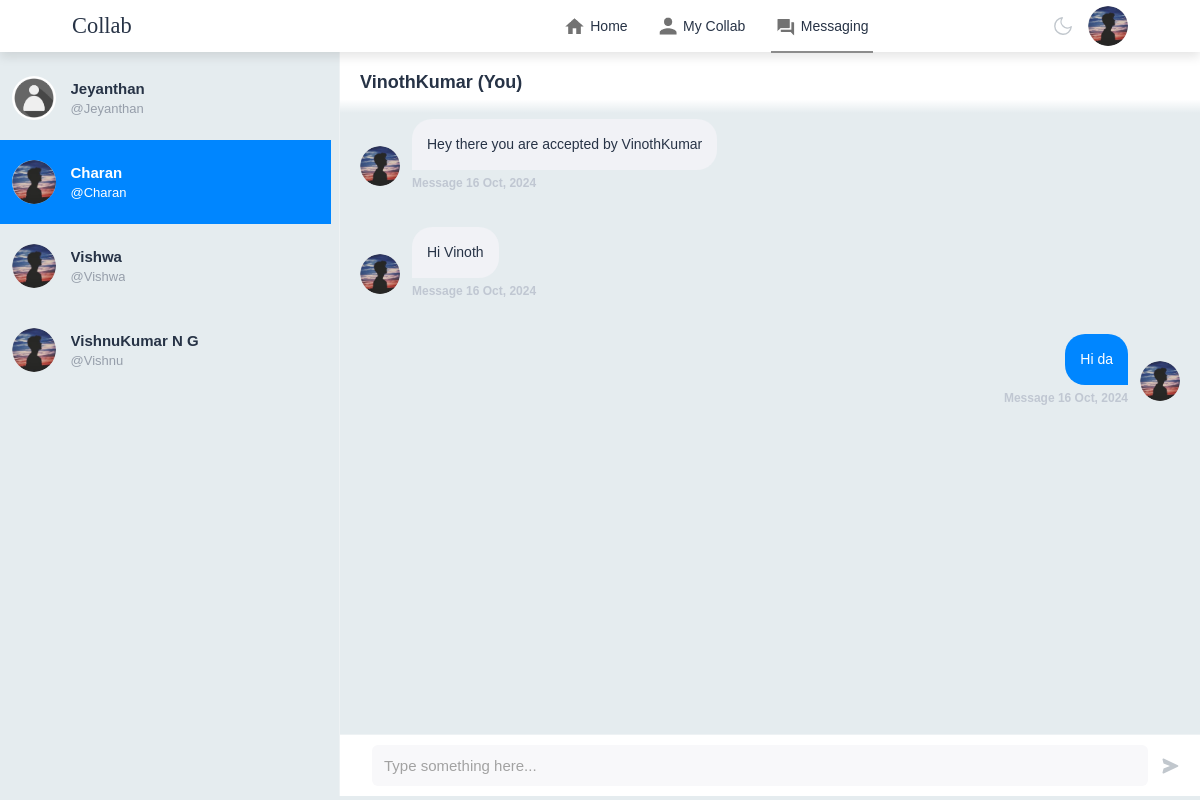
Screenshot of /msg/Charan (signed in) with the database file from the repository.
### MyApp/models.py (models this page shows, shortened)
class Profile(models.Model):
    user = models.OneToOneField(User, on_delete=models.CASCADE)
    profile_pic = models.ImageField(null=True,blank=True,default="UI/user-vector.jpg")
    first_name = models.CharField(max_length=50, null = True, blank = True)
    department = models.CharField(max_length=50, null = True, blank = True)
    skills = models.CharField(max_length=500, null = True, blank = True)
    bio = models.TextField(max_length=150, null = True, blank = True,default="A Collaborative Person")
    created = models.DateField(auto_now_add=True)

class Message(models.Model):
    user = models.ForeignKey(User, on_delete=models.CASCADE, related_name="user")
    sender = models.ForeignKey(User, on_delete=models.CASCADE, related_name="from_user")
    reciepient = models.ForeignKey(User, on_delete=models.CASCADE, related_name="to_user")
    body = models.TextField(null=True)
    date = models.DateTimeField(auto_now_add=True)
    is_read = models.BooleanField(default=False)
    def get_message(user):
        users = []
        messages = Message.objects.filter(user=user).values('reciepient').annotate(last=Max('date')).order_by('-last')
        for message in messages:
            users.append({
                'user': User.objects.get(pk=message['reciepient']),
                'last': message['last'],
                'unread': Message.objects.filter(user=user, reciepient__pk=message['reciepient'], is_read=False).count()
            })
        return users

### MyApp/views.py (the view)
# urls.py: path('msg/<username>', views.Directs, name="directs"),
@login_required
def Directs(request, username):
    user  = request.user
    messages = Message.get_message(user=user)
    active_direct = username
    directs = Message.objects.filter(user=user, reciepient__username=username)
    directs.update(is_read=True)
    for message in messages:
            if message['user'].username == username:
                message['unread'] = 0
    context = {
        'directs': directs,
        'messages': messages,
        'active_direct': active_direct,
    }
    return render(request, 'msg/messaging.html', context)

### templates/msg/messaging.html (shortened to what this page needs)
{% load static %}
<!DOCTYPE html>
<html lang="en">
<head>
    <link rel="stylesheet" href="{% static 'css/home.css' %}">
    <link rel="stylesheet" href="{% static 'css/messaging.css' %}">
</head>
<body>
    <nav class="navbar">
        <div class="navbar-left">
            <a href="{% url 'home' %}" id="logo">Collab</a>
        </div>
        <div class="navbar-center">
            <ul>
                <li><a href="{% url 'home' %}"><img src="{% static 'images/UI/home.png' %}" alt=""><span>Home</span></img></a></li>
                <li><a href="{% url 'my_collab' %}"><img src="{% static 'images/UI/network.png' %}" alt=""><span>My Collab</span></img></a></li>
                <li><a href="{% url 'messaging' %}" class="active-link"><img src="{% static 'images/UI/message.png' %}" alt=""><span>Messaging</span></img></a></li>
            </ul>
        </div>
        <div class="navbar-right">
            <div class="user-settings">
                <div class="dark-light">
                 <svg viewBox="0 0 24 24" stroke="currentColor" stroke-width="1.5" fill="none" stroke-linecap="round" stroke-linejoin="round">
                  <path d="M21 12.79A9 9 0 1111.21 3 7 7 0 0021 12.79z" /></svg>
                </div>
            <div class="online">
                <img src="{{request.user.profile.profile_pic.url}}" class="nav-profile-img" onclick="toggleMenu()">
            </div>
        </div>
    </nav>
    <div class="wrapper">
        <div class="conversation-area">
            {% for message in messages %}
                <a href="{% url 'directs' message.user.username %}">
                    <div class="msg {% if active_direct == message.user.username %}active{% endif %}">
                        <img class="msg-profile" src="{{ message.user.profile.profile_pic.url }}" alt="" />
                        <div class="msg-detail">
                            <div class="msg-username">{{message.user.profile.first_name}}</div>
                            <div class="msg-content">
                                <span class="msg-message">@{{message.user.username}}</span>
                           </div>
                        </div>
                    </div>
                </a>
			{% endfor %}
        </div>
        <div class="chat-area">
         <div class="chat-area-header">
          <div class="chat-area-title">{{user}} (You)</div>
         </div>
         <div class="chat-area-main">
            {% for direct in directs %}
                {% if direct.sender == request.user %}
                    <div class="chat-msg owner">
                    <div class="chat-msg-profile">
                        <img class="chat-msg-img" src="{{ direct.sender.profile.profile_pic.url }}" alt="">
                        <div class="chat-msg-date">Message {{direct.date|date:"d M, Y"}}</div>
                    </div>
                    <div class="chat-msg-content">
                        <div class="chat-msg-text">{{direct.body}}</div>
                    </div>
                    </div>
                {% else %}
                <div class="chat-msg">
                    <div class="chat-msg-profile">
                        <img class="chat-msg-img" src="{{ direct.sender.profile.profile_pic.url }}" alt="">
                        <div class="chat-msg-date">Message {{direct.date|date:"d M, Y"}}</div>
                    </div>
                    <div class="chat-msg-content">
                        <div class="chat-msg-text">{{direct.body}}</div>
                    </div>
                </div>
                {% endif %}
            {% endfor %}
         </div>
            <form method="POST" action="{% url 'send-directs' %}" class="chat-area-footer">
                <input type="text" name="body" required placeholder="Type something here..." />
                <svg id="submitButton-svg" xmlns="http://www.w3.org/2000/svg" width="24" height="24" viewBox="0 0 24 24"><path d="m21.426 11.095-17-8A1 1 0 0 0 3.03 4.242l1.212 4.849L12 12l-7.758 2.909-1.212 4.849a.998.998 0 0 0 1.396 1.147l17-8a1 1 0 0 0 0-1.81z"></path></svg>
            </form>
        </div>
       </div>
</body>
</html>

### static/css/home.css (style rules this page uses)
:root { --body-bg-color: #e5ecef; --theme-bg-color: #fff; --settings-icon-hover: #9fa7ac; --developer-color: #f9fafb; --input-bg: #f8f8fa; --input-chat-color: #a2a2a2; --border-color: #eef2f4; --body-font: "Manrope", sans-serif; --body-color: #273346; --settings-icon-color: #c1c7cd; --msg-message: #969eaa; --chat-text-bg: #f1f2f6; --theme-color: #0086ff; --msg-date: #c0c7d2; --button-bg-color: #f0f7ff; --button-color: var(--theme-color); --detail-font-color: #919ca2; --msg-hover-bg: rgba(238, 242, 244, 0.4); --active-conversation-bg: linear-gradient( to right, rgba(238, 242, 244, 0.4) 0%, rgba(238, 242, 244, 0) 100% ); --overlay-bg: linear-gradient( to bottom, rgba(255, 255, 255, 0) 0%, rgba(255, 255, 255, 1) 65%, rgba(255, 255, 255, 1) 100% ); --chat-header-bg: linear-gradient( to bottom, rgba(255, 255, 255, 1) 0%, rgba(255, 255, 255, 1) 78%, rgba(255, 255, 255, 0) 100% ); }
* { margin: 0; padding: 0; font-family: 'Poppins', sans-serif; box-sizing: border-box; }
body { background-color: var(--body-bg-color) !important; font-family: var(--body-font); color: var(--body-color); }
a { text-decoration: none; color: var(--body-color);; }
.navbar { display: flex; align-items: center; justify-content: space-between; background-color: var(--theme-bg-color); padding: 6px 6%; position: sticky; top: 0; z-index: 100; box-shadow: 0 5px 10px rgba(0,0,0,0.1); }
#logo { font-family: 'logo' , serif; font-size: 1.4em; color: var(--body-color); }
.navbar-center ul li { display: inline-block; list-style: none; }
.navbar-center ul li a { display: flex; align-items: center; font-size: 14px; margin: 5px 8px; padding-right: 5px; position: relative; }
.navbar-center ul li a img { width: 30px; }
.navbar-center ul li a::after { content: ''; width: 0; height: 2px; background: #8c8c8c; position: absolute; bottom: -12px; transition: width 0.3s; }
.navbar-center ul li a:hover::after, .navbar-center ul li a.active-link::after { width: 100%; }
.nav-profile-img { width: 40px; border-radius: 50%; display: block; cursor: pointer; position: relative; }
.online { position: relative; }
.navbar-left { display: flex; align-items: center; }
::placeholder { font-weight: 500; }
.user-settings { display: flex; align-items: center; cursor: pointer; margin-left: auto; flex-shrink: 0; }
.user-settings > * + * { margin-left: 14px; }
.dark-light { width: 22px; height: 22px; color: var(--settings-icon-color); flex-shrink: 0; }
.dark-light > svg { width: 100%; fill: transparent; transition: 0.5s; }
.msg { z-index: 1001; position: absolute; top: 5%; right: 2.5%; }

### rows the page displays
Message: sender.profile.profile_pic (picture), date "16 Oct, 2024", body "Hey there you are accepted by VinothKumar"
Message: sender.profile.profile_pic (picture), date "16 Oct, 2024", body "Hi Vinoth"
Message: sender.profile.profile_pic (picture), date "16 Oct, 2024", body "Hi da"

### other values shown
{{ message.user.profile.first_name }} "Jeyanthan"
{{ message.user.username }} "Jeyanthan"
{{ message.user.profile.first_name }} "Charan"
{{ message.user.username }} "Charan"
{{ message.user.profile.first_name }} "Vishwa"
{{ message.user.username }} "Vishwa"
{{ message.user.profile.first_name }} "VishnuKumar N G"
{{ message.user.username }} "Vishnu"
{{ user }} "VinothKumar"
